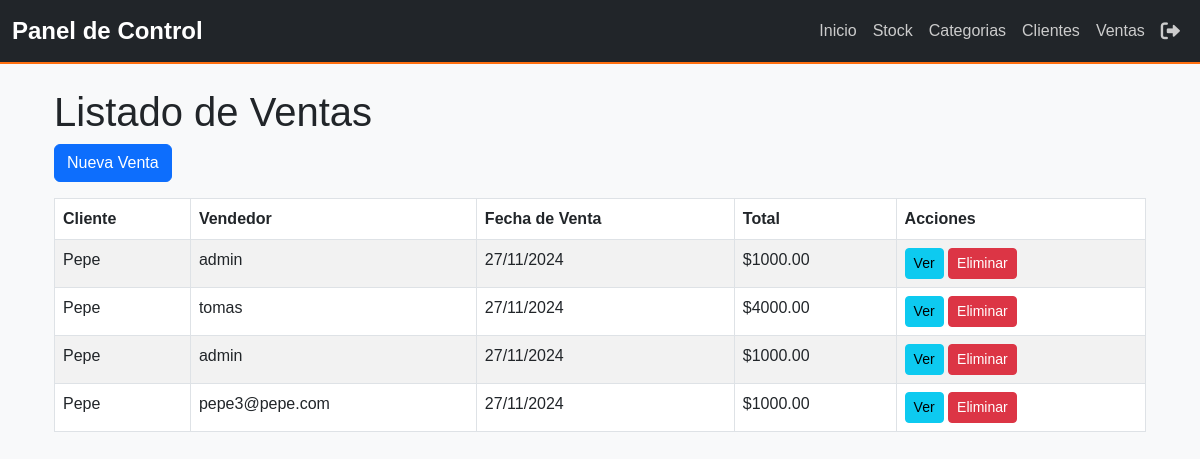
/ventas/, run on an earlier commit of the app's database.
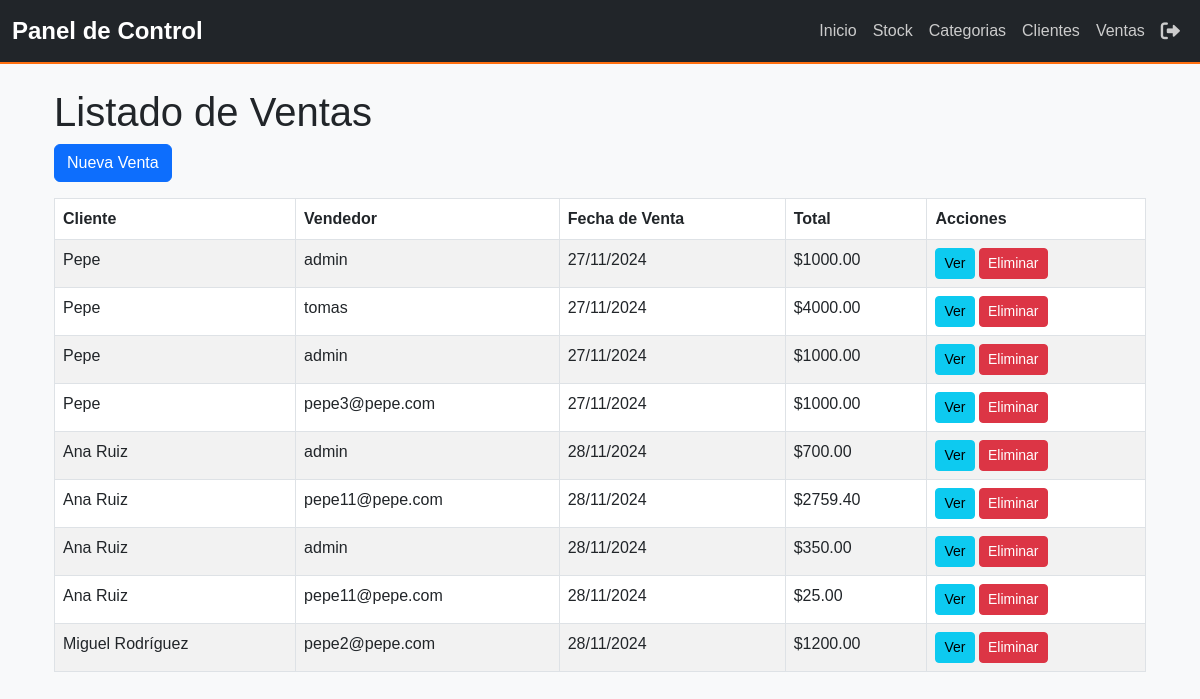
And on a later commit of the database.
### myapp/models.py (models this page shows, shortened)
class Venta(models.Model):
    cliente = models.ForeignKey(Cliente, on_delete=models.CASCADE)
    vendedor = models.ForeignKey(User, on_delete=models.SET_NULL, null=True, blank=True)
    fecha_venta = models.DateTimeField(auto_now_add=True)
    total_venta = models.DecimalField(max_digits=10, decimal_places=2, default=0)
    metodo_pago = models.CharField(max_length=50)
    productos = models.ManyToManyField(Producto, through='DetalleVenta')

class Cliente(models.Model):
    nombre = models.CharField(max_length=255, verbose_name='Nombre Completo')
    compania = models.CharField(max_length=255, blank=True, null=True, verbose_name='Compañía')
    email = models.EmailField(unique=True, verbose_name='Correo Electrónico')
    telefono = models.CharField(max_length=15, verbose_name='Número de Teléfono')
    direccion = models.TextField(blank=True, null=True, verbose_name='Dirección')
    fecha_registro = models.DateTimeField(auto_now_add=True, verbose_name='Fecha de Registro')
    estatus = models.CharField(
        max_length=20,
        choices=[('activo', 'Activo'), ('inactivo', 'Inactivo')],
        default='activo',
        verbose_name='Estatus'
    )
    notas = models.TextField(blank=True, null=True, verbose_name='Notas Adicionales')
    class Meta:
        verbose_name = 'Cliente'
        verbose_name_plural = 'Clientes'
        ordering = ['-fecha_registro']

### myapp/views.py (the view)
# urls.py: path('ventas/', VentaListView.as_view(), name='venta_list'),
class VentaListView(ListView):
    model = Venta
    template_name = 'ventas/venta_list.html'
    context_object_name = 'ventas'
    def get_queryset(self):
        return Venta.objects.all()  # Asegúrate de que las ventas tengan un vendedor asignado

### myapp/context_processors.py (called while the page is built, shortened)
def user_role(request):
    return {'role': 'Invitado'}

### myapp/templates/ventas/venta_list.html (shortened to what this page needs)
{% extends 'base.html' %}
{% block content %}
<div class="container mt-4">
    <h1>Listado de Ventas</h1>
    <a href="{% url 'venta_create' %}" class="btn btn-primary mb-3">Nueva Venta</a>
    <table class="table table-bordered table-striped">
        <thead>
            <tr>
                <th>Cliente</th>
                <th>Vendedor</th>
                <th>Fecha de Venta</th>
                <th>Total</th>
                <th>Acciones</th>
            </tr>
        </thead>
        <tbody>
            {% for venta in ventas %}
            <tr>
                <td>{{ venta.cliente.nombre }}</td>
                <td>{{ venta.vendedor }}</td>
                <td>{{ venta.fecha_venta|date:"d/m/Y" }}</td>
                <td>${{ venta.total_venta }}</td>
                <td>
                    <a href="{% url 'venta_detail' venta.pk %}" class="btn btn-info btn-sm">Ver</a>
                    <a href="{% url 'venta_delete' venta.pk %}" class="btn btn-danger btn-sm" onclick="return confirm('¿Estás seguro de que deseas eliminar esta venta?');">Eliminar</a>
                </td>
            </tr>
            {% empty %}
            <tr>
                <td colspan="5" class="text-center">No se han encontrado ventas.</td>
            </tr>
            {% endfor %}
        </tbody>
    </table>
</div>
{% endblock %}

### myapp/templates/base.html (shortened to what this page needs)
<!DOCTYPE html>
<html lang="es">
<head>
    <link href="https://cdn.jsdelivr.net/npm/bootstrap@5.3.0-alpha1/dist/css/bootstrap.min.css" rel="stylesheet">
    {% load static %}
    <link href="{% static 'css/styles.css' %}" rel="stylesheet">
</head>
<body class="bg-light">
    {% include 'navbar.html' %}
    <div class="container mt-4">
        {% block content %}{% endblock %}
    </div>
</body>
</html>

### myapp/templates/navbar.html (shortened to what this page needs)
{% load static %}
<head>
    <link href="https://cdnjs.cloudflare.com/ajax/libs/font-awesome/6.0.0-beta3/css/all.min.css" rel="stylesheet">
</head>
<nav class="navbar navbar-expand-lg navbar-dark bg-dark">
    <div class="container-fluid">
        <a class="navbar-brand" href="{% url 'role_based_view' %}">Panel de Control</a>
        <div class="collapse navbar-collapse" id="navbarNav">
            <ul class="navbar-nav ms-auto">
                <li class="nav-item">
                    <a class="nav-link active" href="{% url 'role_based_view' %}">Inicio</a>
                </li>
                <li class="nav-item">
                    <a class="nav-link" href="{% url 'producto_list' %}">Stock</a>
                </li>
                <li class="nav-item">
                    <a class="nav-link" href="{% url 'categoria_list' %}">Categorias</a>
                </li>
                <li class="nav-item">
                    <a class="nav-link" href="{% url 'clientes_list' %}">Clientes</a>
                </li>
                <li class="nav-item">
                    <a class="nav-link" href="{% url 'venta_list' %}">Ventas</a>
                </li>
                <li class="nav-item">
                    <form method="post" action="{% url 'logout' %}" class="d-inline">
                        <button type="submit" class="btn btn-link nav-link logout-btn">
                            <i class="fas fa-sign-out-alt"></i>
                        </button>
                    </form>
                </li>
            </ul>
        </div>
    </div>
</nav>

### myapp/static/css/styles.css (style rules this page uses)
body { font-family: 'Arial', sans-serif; background-color: #f4f6f9; margin: 0; padding: 0; }
.logout-btn { background-color: transparent; border: none; color: #FF6F0F; font-size: 1rem; font-weight: 600; padding: 10px 15px; text-transform: uppercase; cursor: pointer; transition: color 0.3s ease, transform 0.3s ease; }
.navbar { background-color: #343a40; border-bottom: 2px solid #FF6F0F; }
.navbar-brand { color: #fff; font-size: 1.5rem; font-weight: bold; }
.navbar-nav .nav-item .nav-link { color: #ccc; transition: color 0.3s ease; }

### myapp/templates/navbar.html (style rules this page uses)
ul { display: flex; align-items: center; justify-content: center; }
.logout-btn { text-decoration: none; color: #ccc; font-size: 1.1rem; padding: 0; border: none; background: none; display: flex; align-items: center; gap: 5px; cursor: pointer; transition: color 0.3s ease, background-color 0.3s ease; }
.logout-btn i { font-size: 1.2rem; vertical-align: middle; }

What changed in the data, as far as the page shows it:
added Venta: cliente.nombre "Ana Ruiz", vendedor "admin", fecha_venta "28/11/2024", total_venta "700.00"
added Venta: cliente.nombre "Ana Ruiz", vendedor "pepe11@pepe.com", fecha_venta "28/11/2024", total_venta "2759.40"
added Venta: cliente.nombre "Ana Ruiz", vendedor "admin", fecha_venta "28/11/2024", total_venta "350.00"
added Venta: cliente.nombre "Ana Ruiz", vendedor "pepe11@pepe.com", fecha_venta "28/11/2024", total_venta "25.00"
added Venta: cliente.nombre "Miguel Rodríguez", vendedor "pepe2@pepe.com", fecha_venta "28/11/2024", total_venta "1200.00"
